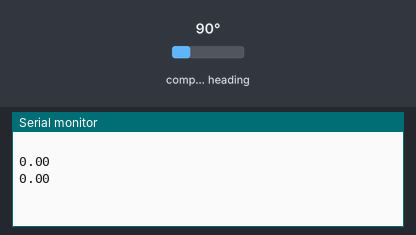
Bench run of a sketch on a simulated Arduino Uno, built with avr-gcc and run on an emulated ATmega328P. Parts: the last lines printed to the serial monitor. The inputs (shaded band) are chosen by the test bench; at power-on: compass heading 90°.

Above: at 2.7 s.
2.8 s: compass heading set to 7°
At 4.1 s:
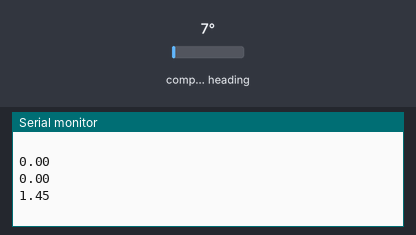
4.3 s: compass heading set to 180°
At 5.3 s:
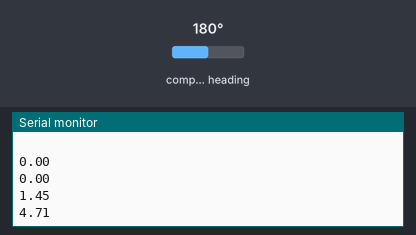
Timing chart, 0 to 7.3 s (numbered marks = the images above; inputs shaded):
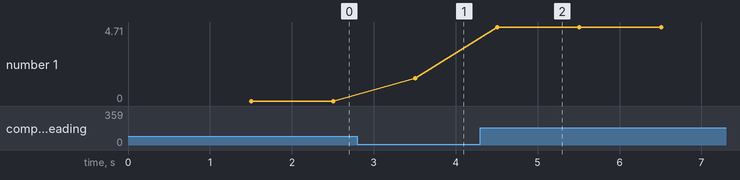

Measured:
- after the input at 2.8 s, the serial monitor: prints a new line after 0.71 s (image 1)
- after the input at 4.3 s, the serial monitor: prints a new line after 0.21 s (image 2)
- plotted number 1: 0 → 1.45 after the input at 2.8 s, 1.45 → 4.71 after the input at 4.3 s

The sketch:

Magnetometer_2.ino
```cpp
#include <Wire.h>
#include <Adafruit_Sensor.h>
#include <Adafruit_HMC5883_U.h>

Adafruit_HMC5883_Unified mag = Adafruit_HMC5883_Unified();  // sets the magnetometer on Adarfuit board
float xNorth, yNorth;
float newAngle = 0;
float initialAngle;
float declination = 0.0698; //angle describing the error between magnetic and real north

void setup() {
  Wire.begin();
  Serial.begin(9600);
//  Serial.println("Starting HMC test...");
  Serial.println(" ");
  if(!mag.begin())
    Serial.println("Sensor not found");
  delay(500);

  // Location of initial angle between north and real direction
  //Serial.println("Locating...");
  sensors_event_t north;  // sensor event - location of north
  mag.getEvent(&north);   // gets magnetometer's data on all 3 axis
  xNorth = north.magnetic.x;   // milliGauss on the x axis
  yNorth = north.magnetic.y;   // milliGauss on the y axis
  initialAngle = atan2(xNorth, yNorth);   // finding the starting angle (azimuth)
  initialAngle += declination;  // taking into account the declination angle in Zagreb
 // Serial.print("Initial angle:");
  //Serial.println(initialAngle*180/M_PI);  // converts the result to degrees
  delay(1000);
}

void loop() {
  sensors_event_t data;   // sensor event - evaluating data
  mag.getEvent(&data);
  float heading = atan2(data.magnetic.x, data.magnetic.y);  // again finds the azimuth
  heading += declination;
  newAngle = heading - initialAngle;  // the result - angle between the desired "north" and current direction
  if(newAngle < 0) //correction for reverse signs
    newAngle += 2*PI;
//  Serial.print("Heading: ");
  Serial.println(newAngle);
  delay(1000);
}
```
